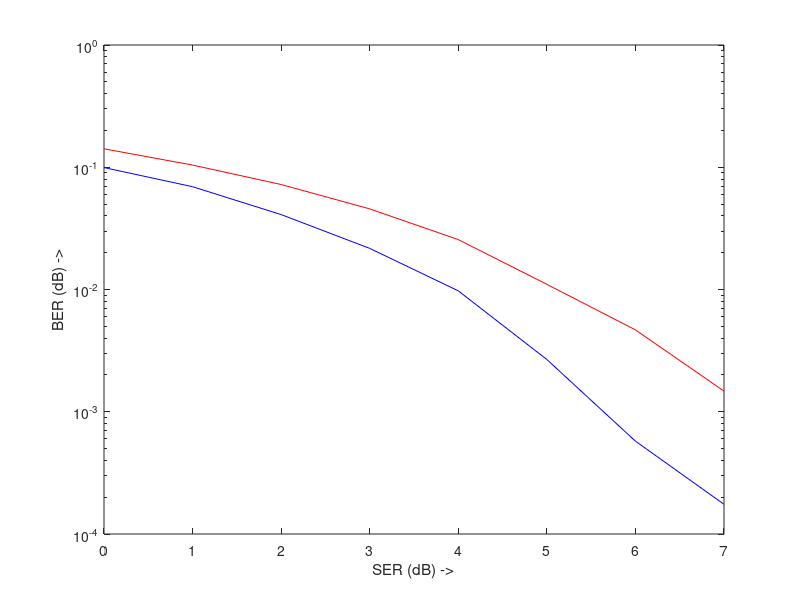

Write MATLAB code to recreate this figure. (Note: this script raises an error after producing the figure.)
% 19ucc023
% Mohit Akhouri
% Observation - Performing the encoding and decoding for a (7,4) Hamming
% Code and finding BER for different values of SER

clc;
clear all;
close all;

% This code will perform the encoding and decoding of (7,4) Hamming Code
% The Hamming code is given by the generator function G and we will use the
% block diagram of encoder and decoder to perform the operations. We will
% use two types of decoder - SOFT DECISION decoder and HARD DECISION
% decoder.

% Finally we will find the values of BER for different SER and also plot
% the graph between SER and BER for hard and soft decision decoder.

N = 10000; % Size of input sequence

n = 7; % columns of Generating matrix G for Hamming Code
k = 4; % rows of Generating matrix G for Hamming Code

G = zeros(4,7); % Initializing the generating matrix G
G=[1 0 0 0 1 0 1 ; 0 1 0 0 1 1 1 ; 0 0 1 0 1 1 0 ; 0 0 0 1 0 1 1]; % Defining the generating matrix G

SER_dB = (0:7); % Defining the array to store SER values in dB from 0dB to 7dB
SER_array = zeros(1,8); % array to store the SER values converted from dB to unitless

% Loop to calculate unitless value of SER
for i=1:size(SER_dB)
    SER_array(i) = 10^(SER_dB(i)/10);
end

size_SER = size(SER_array,2); % to store the number of elements in the SER_array

message = zeros(16,4); % to store the Message bits ( 0000 to 1111 )

% Loop to calculate the message in terms of bits and storing them in
% message matrix for further computation
for i=1:16
    str = dec2bin(i-1,4); % To get the binary equivalent of decimal number'i-1'
    temp_array = zeros(1,4); % To store the bits of the binary equivalent obtained from above
    
    % Loop to store the bits in the correct position of temp_array
    for j=1:size(str,2)
        if(str(j)=='0')
            temp_array(j) = 0;
        else
            temp_array(j) = 1;
        end
    end
    message(i,:) = temp_array; % to store the encoded bits in the message matrix
end

codeword = mod(message*G,2); % To store the corresponding codewords to each bit sequence of message matrix

% Displaying the bit sequence and corresponding codeword
disp('The codewords are as follows :');
disp(sprintf('%-15s \t %-15s','Message','Codeword'));
for i=1:16
    disp(sprintf('%-15s \t %-15s',int2str(message(i,:)),int2str(codeword(i,:))));
end

codeword_modf = codeword; % Initializing array to store the modified codewords 
codeword_modf(codeword_modf==0) = -1; % modify the codewords by comparing them to 0 and then assigning -1

INFO_mat = randi([0,1],N,4,size_SER); % to store the information to be transmitted through AWGN channel

H = [G(:,k+1:n)',eye(n-k)]; % To store the H matrix obtained by transpose of G matrix and multiplying with Identity matrix I

% Loop to calculate the information ( bit sequence ) to be transmitted
for i=1:size_SER
    code_transm(:,:,i) = mod((INFO_mat(:,:,i)*G),2);
end

code_transm_modf = code_transm; % To store the modified transmitted codeword
code_transm_modf(code_transm_modf==0) = -1; % Modification of transmitted codeword done by comparing to 0 and then assigning -1

% Loop to determine the information ( bit sequence ) received 
for i=1:size_SER
    code_recv(:,:,i) = awgn(code_transm_modf(:,:,i),SER_dB(i));
end

hard_dec_decoder = ones(size(code_recv)); % Initializing array to store the decoded bit sequence from hard decision decoder
hard_dec_decoder(code_recv<0) = 0; % Parity checking and modifying the hard_dec_decoder array

INFO_hard_dec = zeros(size(INFO_mat)); % To store the received information through hard decision decoder
% Main loop algorithm for calculation of bit error rate in case of hard
% decision decoder by comparing the distances
for h=1:size_SER
    for i=1:N
        dist = zeros(1,2^k); % to store the distance of codewords
        
        % loop to calculate the distance of codewords
        for j=1:2^k
            dist(j) = norm(mod(codeword(j,:) + hard_dec_decoder(i,:,h),2),1);
        end
        
        % finding minimum distance index
        [min_elem,ind] = min(dist);
        INFO_hard_dec(i,:,h) = message(ind,:);
    end
    BER_hard_dec(h) = length(find(INFO_hard_dec(:,:,h) - INFO_mat(:,:,h)))/(4*N); % Computing the bit error rate for hard decision decoder
end

% Displaying the values obtained for the BER for different values of SER
% (in dB ) for hard decision decoder
disp('BER value for different values of SER for hard decision decoder is as follows :');
disp(sprintf('%-8s \t %-8s','SER (dB)','BER'));
for i=1:8
    disp(sprintf('%-8d \t %-8f',SER_dB(i),BER_hard_dec(i)));
end

INFO_soft_dec = zeros(size(INFO_mat)); % To store the received information through soft decision decoder
% Main loop algorithm for calculation of bit error rate in case of soft
% decision decoder by comparing the distances
for h=1:size_SER
    for i=1:N
        dist = zeros(1,2^k); % to store the distance of codewords
        
        % loop to calculate the distance of codewords
        for j=1:2^k
            dist(j) = norm((codeword_modf(j,:) - code_recv(i,:,h)),2);
        end
        
        % finding minimum distance index
        [min_elem,ind] = min(dist);
        INFO_soft_dec(i,:,h) = message(ind,:);
    end
    BER_soft_dec(h) = length(find(INFO_soft_dec(:,:,h) - INFO_mat(:,:,h)))/(4*N); % Computing the bit error rate for soft decision decoder
end

% Displaying the values obtained for the BER for different values of SER
% (in dB ) for soft decision decoder
disp('BER value for different values of SER for soft decision decoder is as follows :');
disp(sprintf('%-8s \t %-8s','SER (dB)','BER'));
for i=1:8
    disp(sprintf('%-8d \t %-8f',SER_dB(i),BER_soft_dec(i)));
end

% Plotting graph of Bit error rate ( BER ) vs. Symbol error rate ( SER )
figure;
semilogy(SER_dB,BER_hard_dec,'red');
hold on;
semilogy(SER_dB,BER_soft_dec,'blue')
xlabel('SER (dB) ->');
ylabel('BER (dB) ->');
title('19ucc023 - Mohit Akhouri','Plots of Bit Error Rate ( BER ) vs. Symbol Error Rate ( SER in dB ) for HARD and SOFT decision decoders');
legend('Hard Decision Decoder','Soft Decision Decoder');
grid on;
hold off;